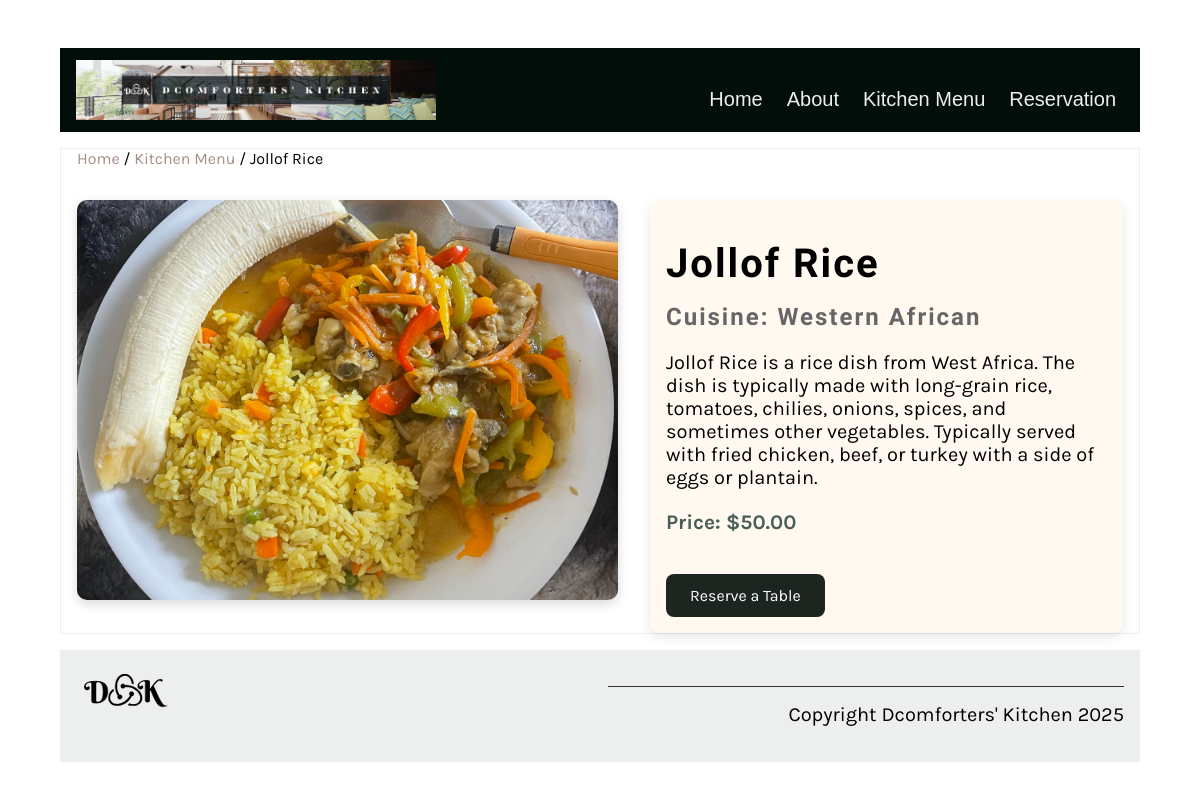
Page /kitchen/menu_details/1 on the committed database.
### newapp/models.py (models this page shows, shortened)
class Menu(models.Model):
    food_name = models.CharField(max_length=100)
    cuisine = models.CharField(max_length=100)
    item_description = models.TextField(max_length=1000, default='')
    price = models.DecimalField(max_digits=10, decimal_places=2, null=True, blank=True)
    prep_time = models.IntegerField(default=25)
    calories = models.IntegerField(default=1000)
    image = models.ImageField(upload_to='newapp/static/img/menu_items/', null=True, blank=True)

### newapp/views.py (the view)
# urls.py: path('menu_details/<int:pk>', views.menu_details, name='menu_details'),
def menu_details(request, pk=None):
    if pk:
        menu_item = Menu.objects.get(pk=pk)
    else:
        menu_item = ''
    return render(request, 'menu_details.html', {"menu_item" : menu_item})

### newapp/templates/menu_details.html
{% extends 'base.html' %}
{% load static %}
{% block content %}
<section>
  <article>
    <div class="breadcrumb">
      <a href="{% url 'home' %}">Home</a> /
      <a href="{% url 'kitchen' %}">Kitchen Menu</a> /
      {{ menu_item.food_name }}
    </div>
    <div class="menu-details-container">
      <div class="menu-image-large">
        {% if menu_item.image %}
          <img src="/static/img/menu_items/{{menu_item.food_name}}.jpg" alt="{{ menu_item.food_name}}" />
        {% else %}
          <img src="{% static 'img/default_dish.jpg' %}" alt="Default Image">
        {% endif %}
      </div>
      <div class="menu-info">
        <h1>{{ menu_item.food_name }}</h1>
        <h2>Cuisine: {{ menu_item.cuisine }}</h2>
        <p class="menu-description">{{ menu_item.item_description }}</p>
        <p class="menu-price-large">Price: ${{ menu_item.price }}</p>
        <a href="{% url 'reservation' %}" class="cta-button">Reserve a Table</a>
      </div>
    </div>
  </article>
</section>
{% endblock %}

### newapp/static/css/style.css (style rules this page uses)
body { font-family: 'Karla', sans-serif; margin-top: 3rem; margin-bottom: 3rem; margin-left: 5%; margin-right: 5%; }
h1, h2, h3, h4, h5, h6 { font-family: 'Markazi Text', serif; letter-spacing: 2px;; }
h1 { font-size: 4rem; margin-top: 1.5rem; margin-bottom: 0; }
h2 { font-size: 2.5rem; color: #333333; margin:1rem 0; }
p, ul { font-size: 1.25rem;; }
a { color: #a58f84; text-decoration: none; }
section { display: flex; gap: 2rem 1rem; margin-top: 1rem; margin-bottom: 1rem; flex-direction: row; }
article { flex:1; }
article img { max-width: 100%; }
main article { border: 1px solid #EDEFEE; padding-left: 1rem; padding-right: 1rem; }
.cta-button { display: inline-block; margin-top: 1rem; background: #1d2520; color: white; padding: 0.75rem 1.5rem; border-radius: 8px; text-decoration: none; transition: background 0.3s ease; }
.menu-details-container { display: flex; flex-wrap: wrap; gap: 2rem; align-items: flex-start; margin-top: 2rem; }
.menu-image-large { flex: 1 1 400px; }
.menu-image-large img { width: 100%; max-height: 400px; object-fit: cover; border-radius: 10px; box-shadow: 0 4px 12px rgba(0,0,0,0.15); }
.menu-info { flex: 1 1 300px; padding: 1rem; background-color: #fff9f0; border-radius: 10px; box-shadow: 0 4px 12px rgba(0,0,0,0.1); }
.menu-info h1 { font-size: 2.5rem; margin-bottom: 0.5rem; }
.menu-info h2 { font-size: 1.5rem; color: #666; margin-bottom: 1rem; }
.menu-description { font-size: 1.25rem; margin-bottom: 1rem; }
.menu-price-large { font-size: 1.3rem; font-weight: bold; color: #495E57; margin-bottom: 1.5rem; }
.breadcrumb { font-size: 1rem; margin-bottom: 1rem; }

### rows in the picture
Menu: food_name "Jollof Rice", cuisine "Western African", item_description "Jollof Rice is a rice dish from West Africa. The dish is typically made with long-grain rice, tomatoes, chilies, onions, spices, and sometimes other vegetables. Typically served with fried chicken, beef, or turkey with a side of eggs or plantain.", price "50.00"
